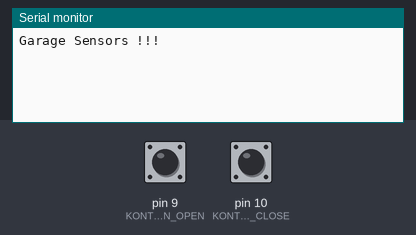
A sketch run on a simulated Arduino Uno, built with avr-gcc and run on an emulated ATmega328P. Shown: the last lines printed to the serial monitor. Inputs (shaded band) come from the test bench; at power-on: pin 9 (KONTAKTRON_OPEN) HIGH, pin 10 (KONTAKTRON_CLOSE) HIGH.

Above: at 1.8 s.
1.9 s: pin 9 (KONTAKTRON_OPEN) pulled LOW for 3.2 s
At 5.6 s:
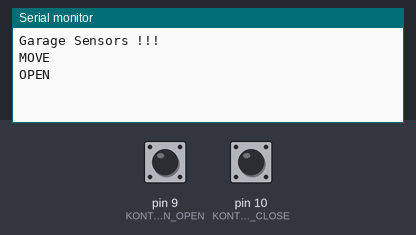
6.6 s: pin 10 (KONTAKTRON_CLOSE) pulled LOW for 3.2 s
At 10.4 s:
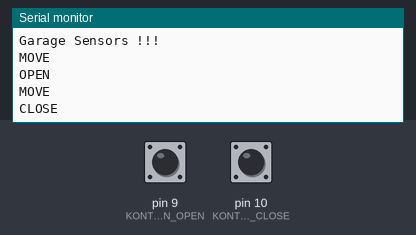

The sketch:

GarageSensorsRCSwitch.ino
```cpp
#include <OneWire.h>
#include <DS18B20.h>
#include <DHT.h>
#include <RCSwitch.h>

RCSwitch mySwitch = RCSwitch();
// Arduino connected pin number DS18B20
#define ONEWIRE_PIN 2       // 4 leg Atmega328 µC
// Arduino connected pin number DHT22
#define DHTPIN 3            // 5 leg Atmega328 µC
#define DHTTYPE DHT22   // DHT 22  (AM2302), AM2321


#define KONTAKTRON_OPEN 9    // 15 leg Atmega328 µC
#define KONTAKTRON_CLOSE 10  // 16 leg Atmega328 µC

char *door_msg_old = "";
char *door_msg_new = "";
const char *DHT22_msg;
const char *DS18B20_msg;

// Adress DS18B20
const byte sensorAddress[8] = {0x28, 0x8B, 0xF8, 0x23, 0x6, 0x0, 0x0, 0xBD};

OneWire onewire(ONEWIRE_PIN);
DS18B20 sensors(&onewire);

DHT dht(DHTPIN, DHTTYPE);

unsigned long previousMillis = 0;        // will store last time LED was updated
const long interval = (60000 * 5);           // interval at which to blink (milliseconds)
unsigned long previousMillis1 = 0;

//433 sender
const int led_pin = 11;         // not used
const int transmit_pin = 12;    // 18 leg Atmega328 µC
const int receive_pin = 2;      // not used
const int transmit_en_pin = 3;  // not used


void setup() {
  while(!Serial);
  Serial.begin(9600);
  Serial.println("Garage Sensors !!!");

  sensors.begin();
  dht.begin();

  pinMode(KONTAKTRON_OPEN, INPUT_PULLUP);
  pinMode(KONTAKTRON_CLOSE, INPUT_PULLUP);

  // Initialise the IO and ISR
  mySwitch.enableTransmit(transmit_pin);
  // Optional set pulse length.
  mySwitch.setPulseLength(186);
 // Optional set number of transmission repetitions.
  mySwitch.setRepeatTransmit(15);


}


void readGarageDoor () {

  char * msg;

  if(digitalRead(KONTAKTRON_OPEN)==HIGH && digitalRead(KONTAKTRON_CLOSE)==HIGH)
  {
    //Serial.println("MOVE");
    msg = "MOVE"; //1011112
  }

  if(digitalRead(KONTAKTRON_OPEN)==LOW && digitalRead(KONTAKTRON_CLOSE)==HIGH)
  {
    //Serial.println("OPEN");
    msg = "OPEN"; //1011110
  }
  if(digitalRead(KONTAKTRON_OPEN)==HIGH && digitalRead(KONTAKTRON_CLOSE)==LOW)
  {
    //Serial.println("CLOSE");
    msg = "CLOSE"; //1011111
  }

  if (door_msg_old != msg)
  {
   for (int i=0; i<3;i++)
   {
     if (msg == "MOVE")
        mySwitch.send(1011112, 24);
     if (msg == "OPEN")
        mySwitch.send(1011110, 24);
     if (msg == "CLOSE")
        mySwitch.send(1011111, 24);
   }
    Serial.println(msg);
    door_msg_old = msg;
  }
}


void readDS18B20 () {

  // Requests sensor for measurement
  sensors.request(sensorAddress);

  // Waiting (block the program) for measurement reesults
  while(!sensors.available());

  // Reads the temperature from sensor
  float temperature = sensors.readTemperature(sensorAddress);
  // Prints the temperature on Serial Monitor

  Serial.print("DS18B20 --- Temperature: ");
  Serial.print(temperature);
  Serial.println(F(" 'C"));
  int tempCx100x = (int)(temperature*100);

  long DS18B20_temp;
  char temp_tmp [1];
  dtostrf(tempCx100x, 2,0, temp_tmp);

  String stringOne = "11";

 if (tempCx100x < 0)
  {
    dtostrf(abs(tempCx100x), 2,0, temp_tmp);
    stringOne += "9";
    if (tempCx100x < 1000)
      stringOne += "0";
    stringOne += temp_tmp;
    Serial.println(stringOne);
  }
  else
   {
    dtostrf(abs(tempCx100x), 2,0, temp_tmp);
    stringOne += "0";
    if (tempCx100x < 1000)
      stringOne += "0";
    stringOne += temp_tmp;
    Serial.println(stringOne);
   }

   DS18B20_temp = stringOne.toInt();
   Serial.println (DS18B20_temp);
   for (int i=0; i<3;i++)
   {
      mySwitch.send(DS18B20_temp, 24);
   }


}


void readDHT22() {
  // Reading temperature or humidity takes about 250 milliseconds!
  // Sensor readings may also be up to 2 seconds 'old' (its a very slow sensor)
  float humidity = dht.readHumidity();
  int humCx100 = (int)(humidity*100);
  // Read temperature as Celsius (the default)
  float temperature = dht.readTemperature();
  int tempCx100 = (int)(temperature*100);
  // Check if any reads failed and exit early (to try again).
  if (isnan(humidity) || isnan(temperature)) {
    Serial.println("Failed to read from DHT sensor!");
    return;
  }

  long DHT22_temp;
  char temp_tmp [1];
  dtostrf(tempCx100, 2,0, temp_tmp);

  String stringOne = "12";

 if (tempCx100 < 0)
  {
    dtostrf(abs(tempCx100), 2,0, temp_tmp);
    stringOne += "9";
    if (tempCx100 < 1000)
      stringOne += "0";
    stringOne += temp_tmp;
    Serial.println(stringOne);
  }
  else
   {
    dtostrf(abs(tempCx100), 2,0, temp_tmp);
    stringOne += "0";
    if (tempCx100 < 1000)
      stringOne += "0";

    stringOne += temp_tmp;
    Serial.println(stringOne);
   }

   DHT22_temp = stringOne.toInt();
   Serial.println (DHT22_temp);
   for (int i=0; i<3;i++)
   {
      mySwitch.send(DHT22_temp, 24);
   }
  long DHT22_hum = 1300000 + humCx100;
  Serial.println (DHT22_hum);
   for (int i=0; i<3; i++)
   {
      mySwitch.send(DHT22_hum, 24);
   }

  Serial.print("DHT22 --- Humidity: ");
  Serial.print(humidity);
  Serial.print(" %\t");
  Serial.print("Temperature: ");
  Serial.print(temperature);
  Serial.println(" *C ");
}

void loop() {

    unsigned long currentMillis = millis();

  if (currentMillis - previousMillis >= interval || currentMillis < previousMillis) {
    // save the last time you blinked the LED
    previousMillis = currentMillis;
    readDS18B20 ();
    delay (1000);
    readDHT22();
  }
  delay (1000);
 readGarageDoor ();;


}
```

Measured:
- after the input at 1.9 s, the serial monitor: prints a new line after 2.8 s (image 1)
- after the input at 6.6 s, the serial monitor: prints a new line after 2.8 s (image 2)
